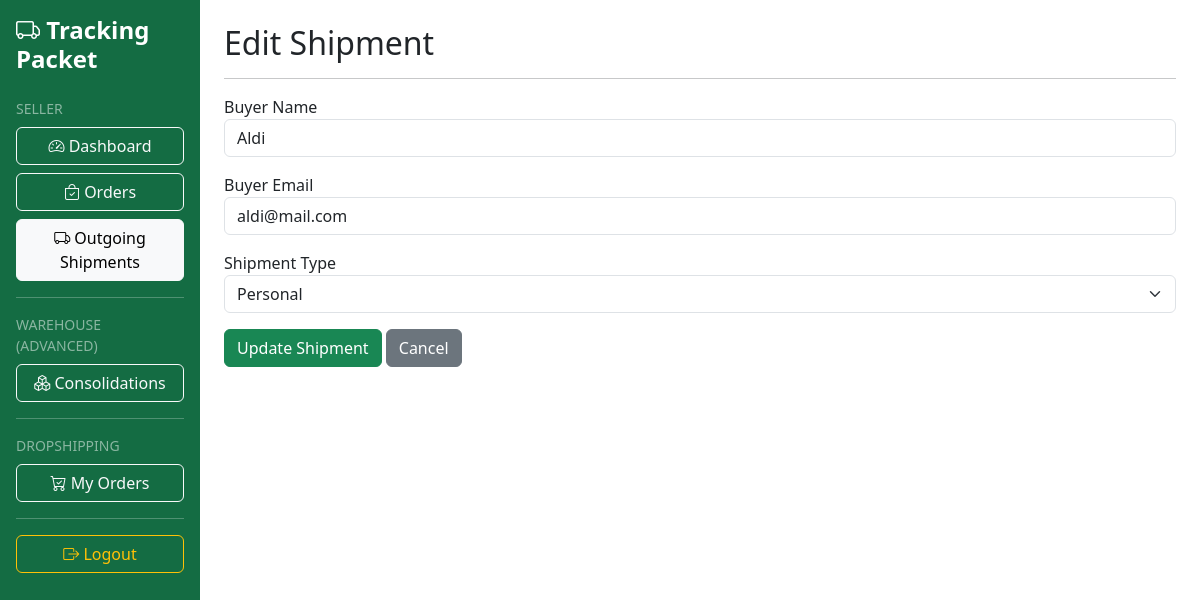
The page /seller/shipment/edit.php?id=2 (signed in) on the database its author committed.
### tables this page shows
CREATE TABLE `shipments` (
  `id` int(11) NOT NULL,
  `tracking_number` varchar(50) NOT NULL,
  `seller_id` int(11) NOT NULL,
  `consolidation_id` int(11) DEFAULT NULL,
  `buyer_name` varchar(100) NOT NULL,
  `buyer_email` varchar(100) DEFAULT NULL,
  `shipment_type` enum('personal','consolidation','reseller') NOT NULL,
  `status` varchar(100) NOT NULL,
  `created_at` timestamp NOT NULL DEFAULT current_timestamp()
);

### seller/shipment/edit.php (the view, shortened to what this page needs)
<?php
$id = (int) $_GET['id'];
$query = mysqli_query(
    $conn,
    "SELECT * FROM shipments WHERE id='$id'"
);
$shipment = mysqli_fetch_assoc($query);
include '../../includes/layout-top.php';
?>
    <h2>Edit Shipment</h2>
    <hr>
    <form method="POST">
        <div class="mb-3">
            <label>Buyer Name</label>
            <input
                type="text"
                name="buyer_name"
                class="form-control"
                value="<?= $shipment['buyer_name']; ?>"
                required>
        </div>
        <div class="mb-3">
            <label>Buyer Email</label>
            <input
                type="email"
                name="buyer_email"
                class="form-control"
                value="<?= $shipment['buyer_email']; ?>">
        </div>
        <div class="mb-3">
            <label>Shipment Type</label>
            <select
                name="shipment_type"
                class="form-select"
                required>
                <option value="personal"
                    <?= $shipment['shipment_type'] == 'personal' ? 'selected' : ''; ?>>
                    Personal
                </option>
            </select>
        </div>
        <button
            type="submit"
            name="update"
            class="btn btn-primary">
            Update Shipment
        </button>
        <a
            href="index.php"
            class="btn btn-secondary">
            Cancel
        </a>
    </form>
<?php include '../../includes/layout-bottom.php'; ?>

### assets/css/custom.css (style rules this page uses)
:root { --primary-green:#198754; --primary-green-dark:#146c43; }
.btn-primary { background-color:var(--primary-green); border-color:var(--primary-green); }

### rows shown on the page
shipments: buyer_name "Aldi", buyer_email "aldi@mail.com", shipment_type "Personal"
